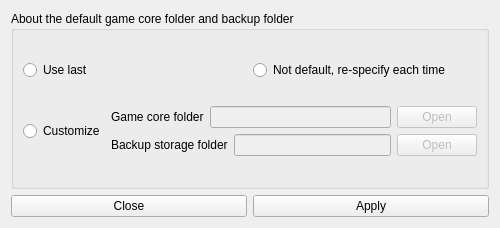
<?xml version="1.0" encoding="UTF-8"?>
<ui version="4.0">
 <class>setting</class>
 <widget class="QDialog" name="setting">
  <property name="geometry">
   <rect>
    <x>0</x>
    <y>0</y>
    <width>500</width>
    <height>228</height>
   </rect>
  </property>
  <property name="windowTitle">
   <string>偏好设置</string>
  </property>
  <layout class="QVBoxLayout" name="verticalLayout">
   <item>
    <widget class="QGroupBox" name="groupBox">
     <property name="title">
      <string>About the default game core folder and backup folder</string>
     </property>
     <layout class="QVBoxLayout" name="verticalLayout_3">
      <item>
       <layout class="QHBoxLayout" name="horizontalLayout">
        <item>
         <widget class="QRadioButton" name="DirRB1">
          <property name="text">
           <string>Use last</string>
          </property>
         </widget>
        </item>
        <item>
         <widget class="QRadioButton" name="DirRB2">
          <property name="text">
           <string>Not default, re-specify each time</string>
          </property>
         </widget>
        </item>
       </layout>
      </item>
      <item>
       <layout class="QHBoxLayout" name="horizontalLayout_2">
        <item>
         <widget class="QRadioButton" name="DirRB3">
          <property name="text">
           <string>Customize</string>
          </property>
         </widget>
        </item>
        <item>
         <layout class="QVBoxLayout" name="verticalLayout_2">
          <item>
           <layout class="QHBoxLayout" name="horizontalLayout_3">
            <item>
             <widget class="QLabel" name="label_2">
              <property name="text">
               <string>Game core folder</string>
              </property>
             </widget>
            </item>
            <item>
             <widget class="QLineEdit" name="GamePath">
              <property name="enabled">
               <bool>false</bool>
              </property>
             </widget>
            </item>
            <item>
             <widget class="QPushButton" name="OpenGameDir">
              <property name="enabled">
               <bool>false</bool>
              </property>
              <property name="text">
               <string>Open</string>
              </property>
             </widget>
            </item>
           </layout>
          </item>
          <item>
           <layout class="QHBoxLayout" name="horizontalLayout_4">
            <item>
             <widget class="QLabel" name="label">
              <property name="text">
               <string>Backup storage folder</string>
              </property>
             </widget>
            </item>
            <item>
             <widget class="QLineEdit" name="OrderPath">
              <property name="enabled">
               <bool>false</bool>
              </property>
             </widget>
            </item>
            <item>
             <widget class="QPushButton" name="OpenOrderDir">
              <property name="enabled">
               <bool>false</bool>
              </property>
              <property name="text">
               <string>Open</string>
              </property>
             </widget>
            </item>
           </layout>
          </item>
         </layout>
        </item>
       </layout>
      </item>
     </layout>
    </widget>
   </item>
   <item>
    <layout class="QHBoxLayout" name="horizontalLayout_5">
     <item>
      <widget class="QPushButton" name="close">
       <property name="text">
        <string>Close</string>
       </property>
      </widget>
     </item>
     <item>
      <widget class="QPushButton" name="apply">
       <property name="text">
        <string>Apply</string>
       </property>
      </widget>
     </item>
    </layout>
   </item>
  </layout>
 </widget>
 <resources/>
 <connections/>
</ui>
